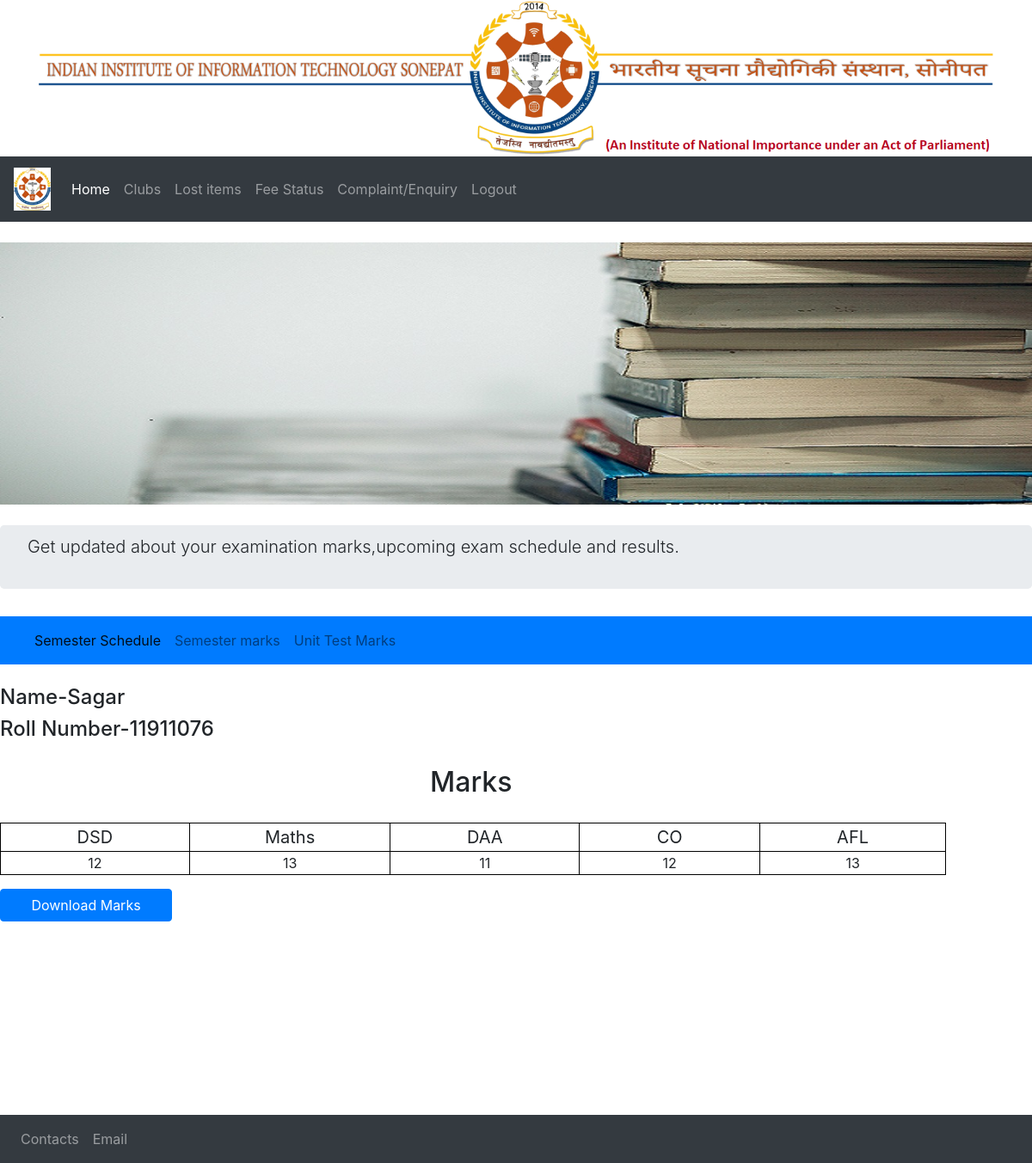
The app's page /exams/ with its own data.
### exam/models.py (models this page shows, shortened)
class student(models.Model):
    roll_number=models.BigIntegerField()
    student_name=models.CharField(max_length=50)
    Subject_1=models.CharField(max_length=40)
    Subject_1_marks=models.IntegerField(default=0)
    Subject_2=models.CharField(max_length=40)
    Subject_2_marks=models.IntegerField(default=0)
    Subject_3=models.CharField(max_length=40)
    Subject_3_marks=models.IntegerField(default=0)
    Subject_4=models.CharField(max_length=40)
    Subject_4_marks=models.IntegerField(default=0)
    Subject_5=models.CharField(max_length=40)
    Subject_5_marks=models.IntegerField(default=0)
    marksheet=models.FileField(upload_to="exams/marksheet",default="",blank=True)

### exam/views.py (the view)
# urls.py: path('',views.exams,name='exams')
def exams(request):
    stud=student.objects.get(roll_number__exact=11911076)
    studs=student.objects.filter(roll_number=11911073).values('Subject_1','Subject_1_marks')
    stud_subj={
        "subject_1":stud.Subject_1,
        "subject_2":stud.Subject_2,
        "subject_3":stud.Subject_3,
        "subject_4":stud.Subject_4,
        "subject_5":stud.Subject_5
    }
    stud_marks={
        "subject_1_marks":stud.Subject_1_marks,
        "subject_2_marks":stud.Subject_2_marks,
        "subject_3_marks":stud.Subject_3_marks,
        "subject_4_marks":stud.Subject_4_marks,
        "subject_5_marks":stud.Subject_5_marks
    }
    return render(request,'exams_marks.html',{'student':stud,'stud_subj':stud_subj,'stud_marks':stud_marks})

### templates/exams_marks.html (shortened to what this page needs)
{% load static %}
<!doctype html>
<html lang="en">
  <head>
    <link rel="stylesheet" href="{% static 'css/bootstrap.min.css' %}">
	<link rel="stylesheet" href="{% static 'css/bootstrap.css' %}">
  </head>
  <body>
 <div class="container-sm">
  <img src="{% static 'images/iiitsonepat_logo_1.png' %}" class="img-fluid" alt="IIIT SONEPAT"/>
</div>
<nav class="navbar navbar-expand-lg navbar-dark bg-dark">
  <a class="navbar-brand" href="#"><img src="{% static 'images/logo.png' %}"/></a>
  <div class="collapse navbar-collapse" id="navbarSupportedContent">
    <ul class="navbar-nav mr-auto">
      <li class="nav-item active">
        <a class="nav-link" href="#">Home <span class="sr-only">(current)</span></a>
      </li>
      <li class="nav-item">
        <a class="nav-link" href="/club/">Clubs</a>
      </li>
	  <li class="nav-item">
        <a class="nav-link" href="/lost/">Lost items</a>
      </li>
	  <li class="nav-item">
        <a class="nav-link" href="/fee/">Fee Status</a>
      </li>
	  <li class="nav-item">
        <a class="nav-link" href="/complain/">Complaint/Enquiry</a>
      </li>
	  <li class="nav-item">
        <a class="nav-link" href="#">Logout</a>
      </li>
    </ul>
  </div>
</nav>
  <img src="{% static 'images/exam.jpg' %}" class="img-fluid" alt="pic"/>
<div class="jumbotron">
  <p class="lead">Get updated about your examination marks,upcoming exam schedule and results.</p>
</div>
<nav class="navbar navbar-expand-lg navbar-light bg-primary">
  <div class="collapse navbar-collapse" id="navbarNav">
    <ul class="navbar-nav">
      <li class="nav-item active">
        <a class="nav-link" href="#">Semester Schedule</a>
      </li>
      <li class="nav-item">
        <a class="nav-link" href="#">Semester marks</a>
      </li>
      <li class="nav-item">
        <a class="nav-link" href="#">Unit Test Marks</a>
      </li>
     </ul>
  </div>
</nav>
<div class="nav flex-column anyClass">
  <h4 >Name-{{student.student_name}}</h4>
  <h4>Roll Number-{{student.roll_number}}</h4>
  <h2 style="padding: 20px; padding-left:500px;">Marks</h2>
  <table>
    <tr>
    {% for values in stud_subj.values %}
      <td style="font-size: 20px; text-align:center;">{{values}}</td>
    {% endfor %}
    </tr>
    <tr>
    {% for values in stud_marks.values %}
      <td style="text-align: center;">{{values}}</td>
    {% endfor %}
    </tr>
  </table>
 <a href=/media/{{student.marksheet}} download><button type="button" class="btn btn-primary" style="width:200px;">Download Marks</button></a>
</div>
 <nav class="navbar navbar-expand-lg navbar-dark bg-dark">
    <ul class="navbar-nav">
      <li class="nav-item ">
        <a class="nav-link" href="#">Contacts</a>
      </li>
      <li class="nav-item">
        <a class="nav-link" href="#">Email</a>
      </li>
    </ul>
</nav>
  </body>
</html>

### templates/exams_marks.html (style rules this page uses)
img { display:block; margin-left: auto; margin-right: auto; }
.anyClass { height:500px; overflow-y: scroll; }
.jumbotron { padding-top:10px; border:0px; height:50px; }
table,tr,td { border:1px solid black; width: 1100px; }

### records on screen
student: student_name "Sagar", roll_number "11911076", values "DSD" "Maths" "DAA" "CO" "AFL"

### other values on screen
{{ values }} "12" "13" "11" "12" "13"
